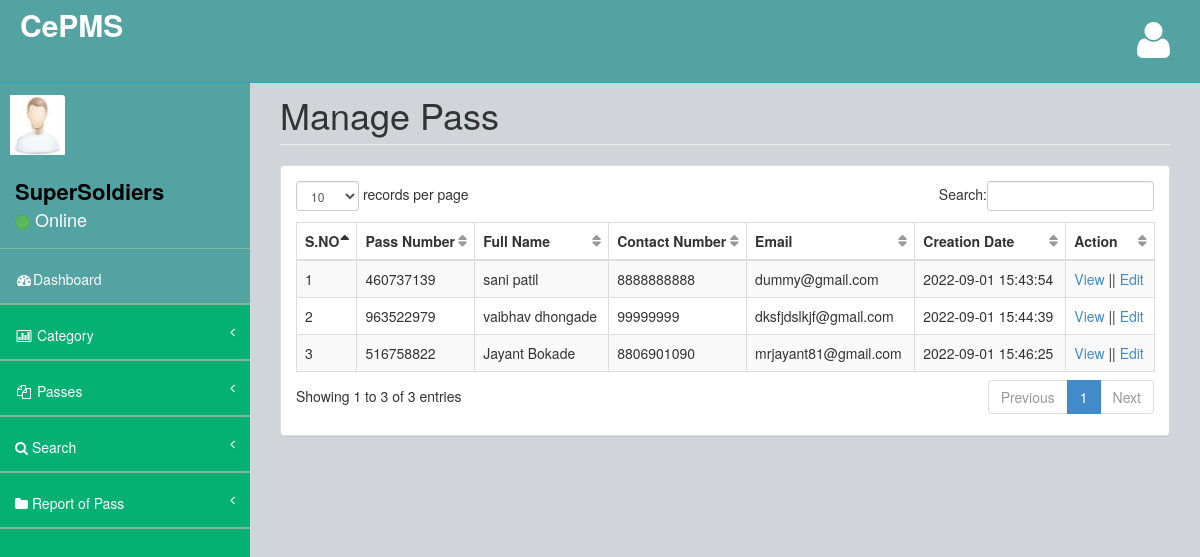
/cpms/admin/manage-pass.php (signed in), run on the app's committed database.
### tables this page shows
CREATE TABLE `tblpass` (
  `ID` int(10) NOT NULL,
  `PassNumber` varchar(200) DEFAULT NULL,
  `FullName` varchar(200) DEFAULT NULL,
  `ContactNumber` bigint(10) DEFAULT NULL,
  `Email` varchar(200) DEFAULT NULL,
  `IdentityType` varchar(200) DEFAULT NULL,
  `IdentityCardno` varchar(200) DEFAULT NULL,
  `Category` varchar(100) DEFAULT NULL,
  `FromDate` varchar(200) DEFAULT NULL,
  `ToDate` varchar(200) DEFAULT NULL,
  `PasscreationDate` timestamp NULL DEFAULT current_timestamp()
);

### cpms/admin/manage-pass.php (the view, shortened to what this page needs)
<?php
include('includes/dbconnection.php');
if (strlen($_SESSION['cpmsaid']==0)) {
  header('location:logout.php');
  } else{
  ?>
<!DOCTYPE html>
<html>
<head>
    <link href="assets/plugins/bootstrap/bootstrap.css" rel="stylesheet" />
    <link href="assets/font-awesome/css/font-awesome.css" rel="stylesheet" />
    <link href="assets/plugins/pace/pace-theme-big-counter.css" rel="stylesheet" />
  <link href="assets/css/style.css" rel="stylesheet" />
      <link href="assets/css/main-style.css" rel="stylesheet" />
    <link href="assets/plugins/dataTables/dataTables.bootstrap.css" rel="stylesheet" />
</head>
<body>
    <div id="wrapper">
       <?php include_once('includes/header.php');?>
        <?php include_once('includes/sidebar.php');?>
        <div id="page-wrapper">
            <div class="row">
                <div class="col-lg-12">
                    <h1 class="page-header">Manage Pass</h1>
                </div>
            </div>
            <div class="row">
                <div class="col-lg-12">
                    <div class="panel panel-default">
                        <div class="panel-body">
                            <div class="table-responsive">
                                <table class="table table-striped table-bordered table-hover" id="dataTables-example">
                                    <thead>
                                        <tr>
                                            <th>S.NO</th>
                                           <th>Pass Number</th>
                                            <th>Full Name</th>
                                            <th>Contact Number</th>
                                            <th>Email</th>
                                            <th>Creation Date</th>
                                            <th>Action</th>
                                        </tr>
                                    </thead>
                                    <tbody>
                                        <?php
$sql="SELECT * from tblpass";
$query = $dbh -> prepare($sql);
$query->execute();
$results=$query->fetchAll(PDO::FETCH_OBJ);
$cnt=1;
if($query->rowCount() > 0)
{
foreach($results as $row)
{               ?>
                                       <tr>
                  <td><?php echo htmlentities($cnt);?></td>
                  <td><?php  echo htmlentities($row->PassNumber);?></td>
                  <td><?php  echo htmlentities($row->FullName);?></td>
                  <td><?php  echo htmlentities($row->ContactNumber);?></td>
                  <td><?php  echo htmlentities($row->Email);?></td>
                  <td><?php  echo htmlentities($row->PasscreationDate);?></td>
                  <td><a href="view-pass-detail.php?viewid=<?php echo htmlentities ($row->ID);?>">View</a>  ||  <a href="edit-pass-detail.php?editid=<?php echo htmlentities ($row->ID);?>">Edit</a></td>
                </tr>
               <?php $cnt=$cnt+1;}} ?>
                                    </tbody>
                                </table>
                            </div>
                        </div>
                    </div>
                </div>
            </div>
        </div>
    </div>
    </body>
</html>
<?php }  ?>

### cpms/admin/includes/sidebar.php (shortened to what this page needs)
<?php
include('includes/dbconnection.php');
?>
        <nav class="navbar-default navbar-static-side" role="navigation">
            <div class="sidebar-collapse">
                <ul class="nav" id="side-menu">
                    <li>
                        <div class="user-section">
                            <div class="user-section-inner">
                                <img src="assets/img/user.jpg" alt="">
                            </div>
                            <div class="user-info">
                                <?php
$aid=$_SESSION['cpmsaid'];
$sql="SELECT AdminName from  tbladmin where ID=:aid";
$query = $dbh -> prepare($sql);
$query->bindParam(':aid',$aid,PDO::PARAM_STR);
$query->execute();
$results=$query->fetchAll(PDO::FETCH_OBJ);
$cnt=1;
if($query->rowCount() > 0)
{
foreach($results as $row)
{               ?>
                                <div><strong><?php  echo $row->AdminName;?></strong></div>
                                <div class="user-text-online">
                                    <span class="user-circle-online btn btn-success btn-circle "></span>&nbsp;Online
                                </div>
                            </div>
                            <?php $cnt=$cnt+1;}} ?>
                        </div>
                    </li>
                    <li class="selected">
                        <a href="dashboard.php"><i class="fa fa-dashboard fa-fw"></i>Dashboard</a>
                    </li>
                    <li>
                        <a href="#"><i class="fa fa-bar-chart-o fa-fw"></i> Category<span class="fa arrow"></span></a>
                    </li>
                    <li>
                        <a href="#"><i class="fa fa-files-o fa-fw"></i> Passes<span class="fa arrow"></span></a>
                    </li>
                    <li>
                        <a href="search-pass.php"><i class="fa fa-search"></i>  Search<span class="fa arrow"></span></a>
                        </li>
                        <li>
                        <a href="pass-bwdates-report.php"><i class="fa fa-folder"></i>  Report of Pass<span class="fa arrow"></span></a>
                        </li>
                </ul>
            </div>
        </nav>

### cpms/admin/assets/css/style.css (style rules this page uses)
body { background-color: #f8f8f8; }
#wrapper { width: 100%; margin-top: 55px!important; background-color:#04B173; }
#page-wrapper { padding: 0 15px; min-height: 568px; background-color:rgb(209, 212, 216); }
.navbar-static-side ul li { border-bottom:1px solid #84B899 !important; }
.arrow { float: right; }
.fa.arrow:before { content: "\f104"; }
@media (min-width:768px) { .navbar-static-side { z-index: 1; position: absolute; width: 250px; } }
table.dataTable thead .sorting, table.dataTable thead .sorting_asc:after, table.dataTable thead .sorting_desc, table.dataTable thead .sorting_asc_disabled, table.dataTable thead .sorting_desc_disabled { background: transparent; }
table.dataTable thead .sorting_asc:after { content: "\f0de"; float: right; font-family: fontawesome; }
table.dataTable thead .sorting:after { content: "\f0dc"; float: right; font-family: fontawesome; color: rgba(50,50,50,.5); }
.btn-circle { width: 30px; height: 30px; padding: 6px 0; border-radius: 15px; text-align: center; font-size: 12px; line-height: 1.428571429; }

### cpms/admin/assets/css/main-style.css (style rules this page uses)
.user-section-inner { height: 65px; width: 65px; -moz-border-radius: 3px; -webkit-border-radius: 3px; border-radius: 3px; overflow: hidden; display: inline-block; float: left; margin-right: 15px; margin-top: 20px; }
.user-section-inner img { margin-left:10px; width:55px; height:60px; }
.user-info { display: block; color:#000!important; display: inline-block; padding: 15px; margin-bottom: 0px }
.user-text-online { font-size:18px; color:#fff }
.user-circle-online { width: 15px!important; height: 15px!important; }
.nav > li > a { padding: 20px 15px; }
#side-menu { background-color:#04B173; }
#side-menu a { color:#fff; border-bottom: 1px solid #84B899 !important; height: 55px; }
.selected { background-color:rgb(83, 163, 163); }
.navbar-default { border-color: #27A6BE; }
@media (min-width:768px) { #page-wrapper { position: inherit; margin: 0 0 0 250px; padding: 0 30px; min-height: 1000px; } }

### data on the page
tblpass: PassNumber "460737139", FullName "sani patil", ContactNumber "8888888888", Email "dummy@gmail.com", PasscreationDate "2022-09-01 15:43:54"
tblpass: PassNumber "963522979", FullName "vaibhav dhongade", ContactNumber "99999999", Email "dksfjdslkjf@gmail.com", PasscreationDate "2022-09-01 15:44:39"
tblpass: PassNumber "516758822", FullName "Jayant Bokade", ContactNumber "8806901090", Email "mrjayant81@gmail.com", PasscreationDate "2022-09-01 15:46:25"

### other printed values
$row->AdminName "SuperSoldiers"
